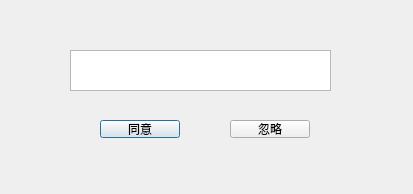
<?xml version="1.0" encoding="UTF-8"?>
<ui version="4.0">
 <class>FriendNotice</class>
 <widget class="QDialog" name="FriendNotice">
  <property name="geometry">
   <rect>
    <x>0</x>
    <y>0</y>
    <width>413</width>
    <height>194</height>
   </rect>
  </property>
  <property name="windowTitle">
   <string>Dialog</string>
  </property>
  <widget class="QPushButton" name="pushButton">
   <property name="geometry">
    <rect>
     <x>100</x>
     <y>120</y>
     <width>80</width>
     <height>18</height>
    </rect>
   </property>
   <property name="text">
    <string>同意</string>
   </property>
  </widget>
  <widget class="QPushButton" name="pushButton_2">
   <property name="geometry">
    <rect>
     <x>230</x>
     <y>120</y>
     <width>80</width>
     <height>18</height>
    </rect>
   </property>
   <property name="text">
    <string>忽略</string>
   </property>
  </widget>
  <widget class="QTextEdit" name="textEdit">
   <property name="geometry">
    <rect>
     <x>70</x>
     <y>50</y>
     <width>261</width>
     <height>41</height>
    </rect>
   </property>
  </widget>
 </widget>
 <resources/>
 <connections/>
</ui>
